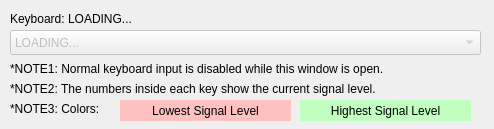
<?xml version="1.0" encoding="UTF-8"?>
<ui version="4.0">
 <class>SignalLevelMonitorWindow</class>
 <widget class="QDialog" name="SignalLevelMonitorWindow">
  <property name="geometry">
   <rect>
    <x>0</x>
    <y>0</y>
    <width>494</width>
    <height>129</height>
   </rect>
  </property>
  <property name="sizePolicy">
   <sizepolicy hsizetype="Minimum" vsizetype="Minimum">
    <horstretch>0</horstretch>
    <verstretch>0</verstretch>
   </sizepolicy>
  </property>
  <property name="windowTitle">
   <string>Signal Level Monitor</string>
  </property>
  <widget class="QComboBox" name="layoutSel">
   <property name="enabled">
    <bool>false</bool>
   </property>
   <property name="geometry">
    <rect>
     <x>10</x>
     <y>30</y>
     <width>471</width>
     <height>25</height>
    </rect>
   </property>
   <property name="currentText">
    <string>LOADING...</string>
   </property>
   <item>
    <property name="text">
     <string>LOADING...</string>
    </property>
   </item>
  </widget>
  <widget class="QLabel" name="label">
   <property name="geometry">
    <rect>
     <x>10</x>
     <y>60</y>
     <width>471</width>
     <height>17</height>
    </rect>
   </property>
   <property name="text">
    <string>*NOTE1: Normal keyboard input is disabled while this window is open.</string>
   </property>
  </widget>
  <widget class="QLabel" name="second_label">
   <property name="geometry">
    <rect>
     <x>10</x>
     <y>80</y>
     <width>471</width>
     <height>17</height>
    </rect>
   </property>
   <property name="text">
    <string>*NOTE2: The numbers inside each key show the current signal level.</string>
   </property>
  </widget>
  <widget class="QLabel" name="last_label">
   <property name="geometry">
    <rect>
     <x>10</x>
     <y>100</y>
     <width>121</width>
     <height>17</height>
    </rect>
   </property>
   <property name="text">
    <string>*NOTE3: Colors:</string>
   </property>
  </widget>
  <widget class="QLabel" name="last_label_2">
   <property name="geometry">
    <rect>
     <x>120</x>
     <y>100</y>
     <width>171</width>
     <height>21</height>
    </rect>
   </property>
   <property name="autoFillBackground">
    <bool>false</bool>
   </property>
   <property name="styleSheet">
    <string notr="true">background-color: #FFc0c0; color: #000000
</string>
   </property>
   <property name="text">
    <string>Lowest Signal Level</string>
   </property>
   <property name="alignment">
    <set>Qt::AlignCenter</set>
   </property>
  </widget>
  <widget class="QLabel" name="last_label_4">
   <property name="geometry">
    <rect>
     <x>300</x>
     <y>100</y>
     <width>171</width>
     <height>21</height>
    </rect>
   </property>
   <property name="styleSheet">
    <string notr="true">background-color: #c0FFc0; color: #000000
</string>
   </property>
   <property name="text">
    <string>Highest Signal Level</string>
   </property>
   <property name="alignment">
    <set>Qt::AlignCenter</set>
   </property>
  </widget>
  <widget class="QLabel" name="label_keyboardname">
   <property name="geometry">
    <rect>
     <x>10</x>
     <y>10</y>
     <width>471</width>
     <height>17</height>
    </rect>
   </property>
   <property name="text">
    <string>Keyboard: LOADING...</string>
   </property>
  </widget>
 </widget>
 <resources/>
 <connections/>
</ui>
